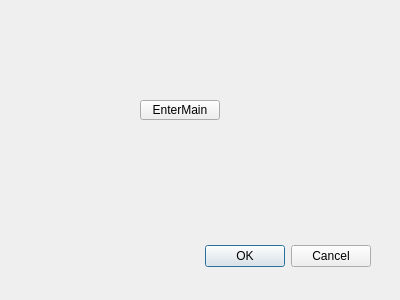
<?xml version="1.0" encoding="UTF-8"?>
<ui version="4.0">
 <class>Dialog</class>
 <widget class="QDialog" name="Dialog">
  <property name="geometry">
   <rect>
    <x>0</x>
    <y>0</y>
    <width>400</width>
    <height>300</height>
   </rect>
  </property>
  <property name="windowTitle">
   <string>Dialog</string>
  </property>
  <widget class="QDialogButtonBox" name="buttonBox">
   <property name="geometry">
    <rect>
     <x>30</x>
     <y>240</y>
     <width>341</width>
     <height>32</height>
    </rect>
   </property>
   <property name="orientation">
    <enum>Qt::Horizontal</enum>
   </property>
   <property name="standardButtons">
    <set>QDialogButtonBox::Cancel|QDialogButtonBox::Ok</set>
   </property>
  </widget>
  <widget class="QPushButton" name="pushButton">
   <property name="geometry">
    <rect>
     <x>140</x>
     <y>100</y>
     <width>80</width>
     <height>20</height>
    </rect>
   </property>
   <property name="text">
    <string>EnterMain</string>
   </property>
  </widget>
 </widget>
 <resources/>
 <connections>
  <connection>
   <sender>pushButton</sender>
   <signal>clicked()</signal>
   <receiver>Dialog</receiver>
   <slot>accept()</slot>
   <hints>
    <hint type="sourcelabel">
     <x>179</x>
     <y>109</y>
    </hint>
    <hint type="destinationlabel">
     <x>157</x>
     <y>274</y>
    </hint>
   </hints>
  </connection>
 </connections>
</ui>
